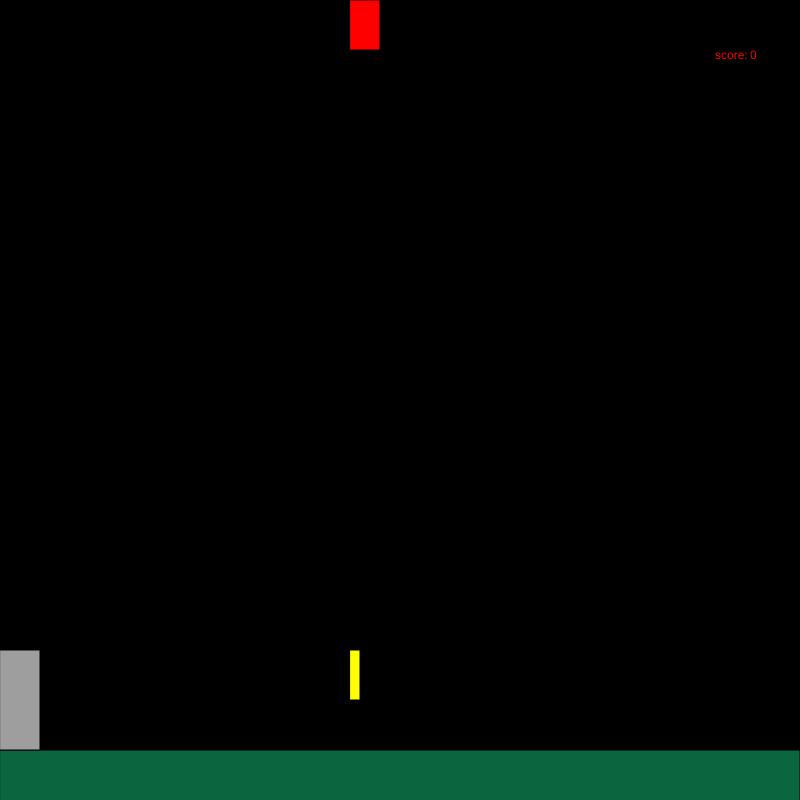
Frame 1 (no input)
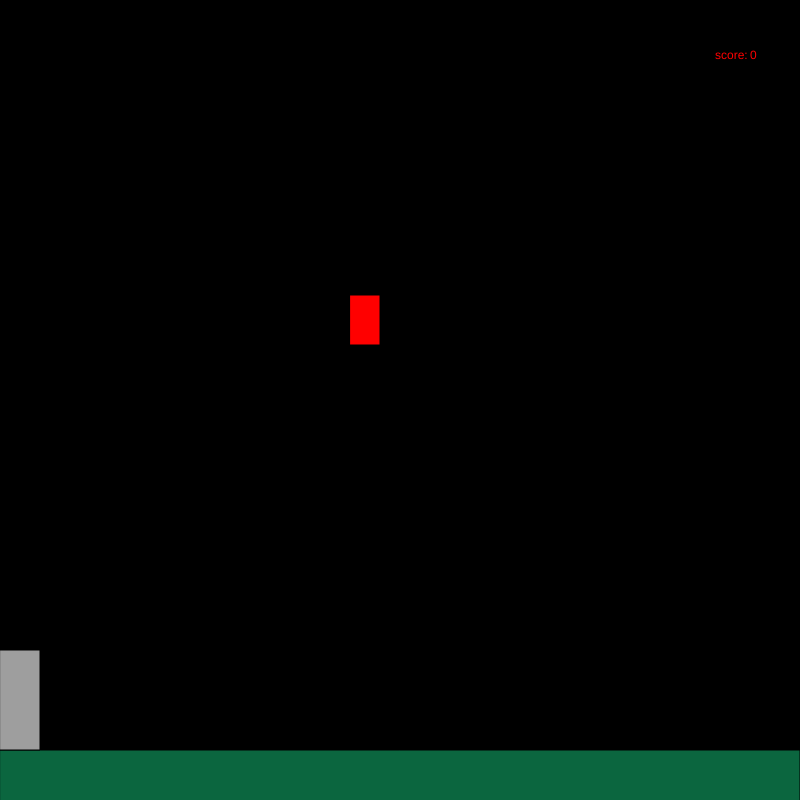
Frame 60 (no input)
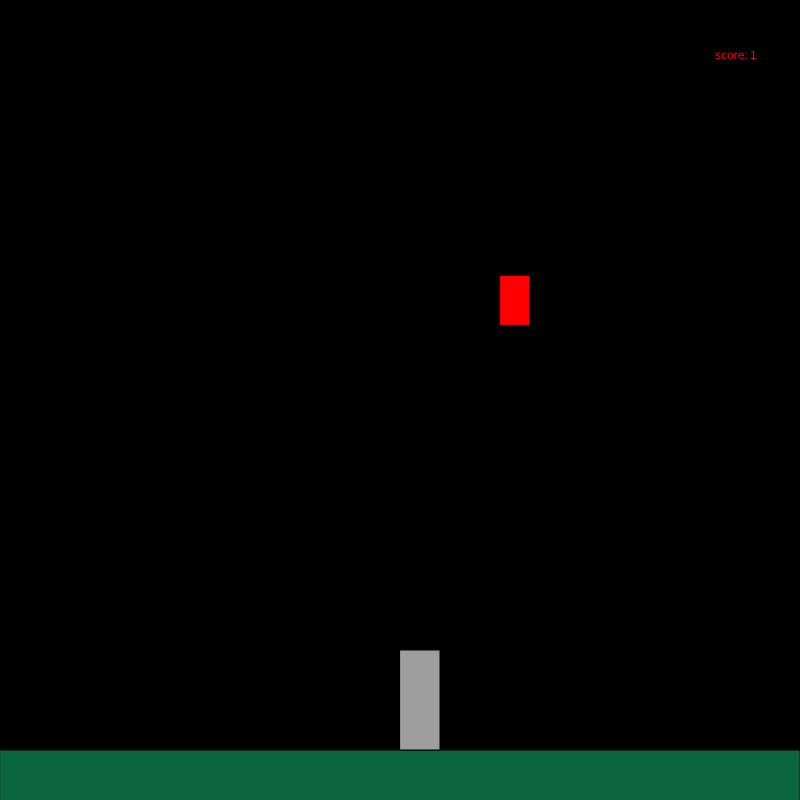
Frame 120 (the mouse pressed at the canvas centre since frame 60)

The p5.js sketch that drew these frames (run headless with seeded random() and noise() and a simulated clock; from frame 60 on, the mouse is pressed at the canvas centre):

// p5.js sketch
// ── sketch.js
var bulletX = 350;
var bulletY = 650;
var missileX = 350;
var missileY = 0;
var score = 0;
function setup() {
  createCanvas(800, 800);
  noCursor();
}

function draw() {
  background(0);
  fill("#0B663F");
  rect(0, 750, 800, 750);
  fill("#9E9E9E");
  rect(mouseX, 650, 40, 100);
  fill("yellow");
  rect(bulletX, bulletY, 10, 50);
  bulletY = bulletY - 50;
  fill("red");
  rect(missileX, missileY, 30, 50);
  missileY = missileY + 5 + score / 10;
  if (
    bulletX > missileX &&
    bulletX < missileX + 100 &&
    bulletY < missileY + 100
  ) {
    score += 1;
    missileX = random(0, 700);
    missileY = random(0, 0);
  }
  if (missileY > 750) {
    text("GAME OVER", 400, 400);
  }
  text(score, 750, 50, 25);
  text("score:", 715, 49.8, 25);
}
function mousePressed() {
  bulletX = mouseX + 50 - 35;
  bulletY = 650;
}

function keyPressed() {
  if (key == "r") {
    bulletX = 350;
    bulletY = 650;
    missileX = 350;
    missileY = 0;
    score = 0;
  }
}
